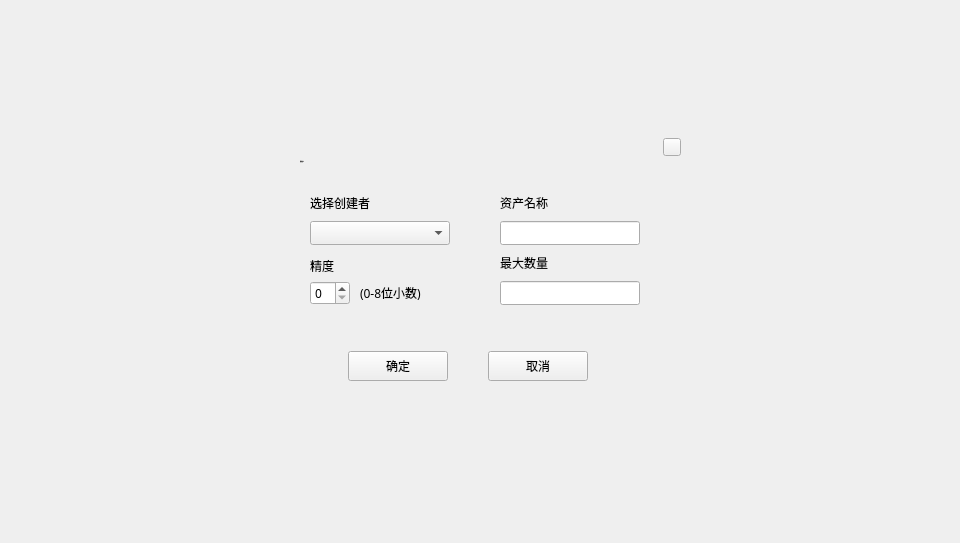
<?xml version="1.0" encoding="UTF-8"?>
<ui version="4.0">
 <class>CreateAssetDialog</class>
 <widget class="QDialog" name="CreateAssetDialog">
  <property name="geometry">
   <rect>
    <x>0</x>
    <y>0</y>
    <width>960</width>
    <height>543</height>
   </rect>
  </property>
  <property name="windowTitle">
   <string>Dialog</string>
  </property>
  <widget class="QWidget" name="widget" native="true">
   <property name="geometry">
    <rect>
     <x>0</x>
     <y>0</y>
     <width>960</width>
     <height>543</height>
    </rect>
   </property>
   <property name="font">
    <font>
     <family>Microsoft YaHei UI Light</family>
     <weight>75</weight>
     <bold>true</bold>
    </font>
   </property>
   <widget class="QWidget" name="containerWidget" native="true">
    <property name="geometry">
     <rect>
      <x>270</x>
      <y>131</y>
      <width>420</width>
      <height>280</height>
     </rect>
    </property>
    <property name="font">
     <font>
      <family>Microsoft YaHei UI Light</family>
     </font>
    </property>
    <widget class="QLabel" name="label">
     <property name="geometry">
      <rect>
       <x>40</x>
       <y>60</y>
       <width>120</width>
       <height>24</height>
      </rect>
     </property>
     <property name="font">
      <font>
       <family>微软雅黑</family>
       <weight>50</weight>
       <bold>false</bold>
      </font>
     </property>
     <property name="text">
      <string>选择创建者</string>
     </property>
     <property name="alignment">
      <set>Qt::AlignLeading|Qt::AlignLeft|Qt::AlignVCenter</set>
     </property>
    </widget>
    <widget class="QToolButton" name="cancelBtn">
     <property name="geometry">
      <rect>
       <x>218</x>
       <y>220</y>
       <width>100</width>
       <height>30</height>
      </rect>
     </property>
     <property name="font">
      <font>
       <family>微软雅黑</family>
       <weight>50</weight>
       <bold>false</bold>
      </font>
     </property>
     <property name="cursor">
      <cursorShape>PointingHandCursor</cursorShape>
     </property>
     <property name="focusPolicy">
      <enum>Qt::NoFocus</enum>
     </property>
     <property name="styleSheet">
      <string notr="true"/>
     </property>
     <property name="text">
      <string>取消</string>
     </property>
    </widget>
    <widget class="QToolButton" name="okBtn">
     <property name="geometry">
      <rect>
       <x>78</x>
       <y>220</y>
       <width>100</width>
       <height>30</height>
      </rect>
     </property>
     <property name="font">
      <font>
       <family>微软雅黑</family>
       <weight>50</weight>
       <bold>false</bold>
      </font>
     </property>
     <property name="cursor">
      <cursorShape>PointingHandCursor</cursorShape>
     </property>
     <property name="focusPolicy">
      <enum>Qt::NoFocus</enum>
     </property>
     <property name="styleSheet">
      <string notr="true"/>
     </property>
     <property name="text">
      <string>确定</string>
     </property>
    </widget>
    <widget class="QToolButton" name="closeBtn">
     <property name="geometry">
      <rect>
       <x>393</x>
       <y>7</y>
       <width>18</width>
       <height>18</height>
      </rect>
     </property>
     <property name="cursor">
      <cursorShape>PointingHandCursor</cursorShape>
     </property>
     <property name="focusPolicy">
      <enum>Qt::NoFocus</enum>
     </property>
     <property name="styleSheet">
      <string notr="true"/>
     </property>
     <property name="text">
      <string/>
     </property>
    </widget>
    <widget class="QComboBox" name="accountComboBox">
     <property name="geometry">
      <rect>
       <x>40</x>
       <y>90</y>
       <width>140</width>
       <height>24</height>
      </rect>
     </property>
     <property name="font">
      <font>
       <family>微软雅黑</family>
       <weight>50</weight>
       <bold>false</bold>
      </font>
     </property>
     <property name="focusPolicy">
      <enum>Qt::NoFocus</enum>
     </property>
     <property name="styleSheet">
      <string notr="true"/>
     </property>
    </widget>
    <widget class="QLabel" name="label_3">
     <property name="geometry">
      <rect>
       <x>230</x>
       <y>60</y>
       <width>120</width>
       <height>24</height>
      </rect>
     </property>
     <property name="font">
      <font>
       <family>微软雅黑</family>
       <weight>50</weight>
       <bold>false</bold>
      </font>
     </property>
     <property name="text">
      <string>资产名称</string>
     </property>
     <property name="alignment">
      <set>Qt::AlignLeading|Qt::AlignLeft|Qt::AlignVCenter</set>
     </property>
    </widget>
    <widget class="QLineEdit" name="assetNameLineEdit">
     <property name="geometry">
      <rect>
       <x>230</x>
       <y>90</y>
       <width>140</width>
       <height>24</height>
      </rect>
     </property>
     <property name="font">
      <font>
       <family>微软雅黑</family>
       <weight>50</weight>
       <bold>false</bold>
      </font>
     </property>
     <property name="contextMenuPolicy">
      <enum>Qt::DefaultContextMenu</enum>
     </property>
     <property name="styleSheet">
      <string notr="true"/>
     </property>
     <property name="maxLength">
      <number>20</number>
     </property>
    </widget>
    <widget class="QLabel" name="label_5">
     <property name="geometry">
      <rect>
       <x>30</x>
       <y>20</y>
       <width>200</width>
       <height>20</height>
      </rect>
     </property>
     <property name="font">
      <font>
       <family>微软雅黑</family>
       <pointsize>-1</pointsize>
       <weight>50</weight>
       <italic>false</italic>
       <bold>false</bold>
      </font>
     </property>
     <property name="styleSheet">
      <string notr="true">QLabel{font:  14px &quot;微软雅黑&quot;;}

</string>
     </property>
     <property name="text">
      <string>创建资产</string>
     </property>
     <property name="alignment">
      <set>Qt::AlignLeading|Qt::AlignLeft|Qt::AlignVCenter</set>
     </property>
    </widget>
    <widget class="QLabel" name="label_7">
     <property name="geometry">
      <rect>
       <x>230</x>
       <y>120</y>
       <width>120</width>
       <height>24</height>
      </rect>
     </property>
     <property name="font">
      <font>
       <family>微软雅黑</family>
       <weight>50</weight>
       <bold>false</bold>
      </font>
     </property>
     <property name="text">
      <string>最大数量</string>
     </property>
     <property name="alignment">
      <set>Qt::AlignLeading|Qt::AlignLeft|Qt::AlignVCenter</set>
     </property>
    </widget>
    <widget class="QLineEdit" name="maxAmountLineEdit">
     <property name="geometry">
      <rect>
       <x>230</x>
       <y>150</y>
       <width>140</width>
       <height>24</height>
      </rect>
     </property>
     <property name="font">
      <font>
       <family>微软雅黑</family>
       <weight>50</weight>
       <bold>false</bold>
      </font>
     </property>
     <property name="contextMenuPolicy">
      <enum>Qt::DefaultContextMenu</enum>
     </property>
     <property name="styleSheet">
      <string notr="true"/>
     </property>
     <property name="maxLength">
      <number>20</number>
     </property>
    </widget>
    <widget class="QLabel" name="label_8">
     <property name="geometry">
      <rect>
       <x>40</x>
       <y>120</y>
       <width>120</width>
       <height>30</height>
      </rect>
     </property>
     <property name="font">
      <font>
       <family>微软雅黑</family>
       <weight>50</weight>
       <bold>false</bold>
      </font>
     </property>
     <property name="text">
      <string>精度</string>
     </property>
     <property name="alignment">
      <set>Qt::AlignLeading|Qt::AlignLeft|Qt::AlignVCenter</set>
     </property>
    </widget>
    <widget class="QSpinBox" name="precisionSpinBox">
     <property name="geometry">
      <rect>
       <x>40</x>
       <y>150</y>
       <width>40</width>
       <height>24</height>
      </rect>
     </property>
     <property name="font">
      <font>
       <family>微软雅黑</family>
       <weight>50</weight>
       <bold>false</bold>
      </font>
     </property>
     <property name="maximum">
      <number>8</number>
     </property>
    </widget>
    <widget class="QLabel" name="label_20">
     <property name="geometry">
      <rect>
       <x>90</x>
       <y>150</y>
       <width>100</width>
       <height>24</height>
      </rect>
     </property>
     <property name="font">
      <font>
       <family>微软雅黑</family>
       <weight>50</weight>
       <bold>false</bold>
      </font>
     </property>
     <property name="text">
      <string>(0-8位小数)</string>
     </property>
    </widget>
   </widget>
  </widget>
 </widget>
 <resources/>
 <connections/>
</ui>
